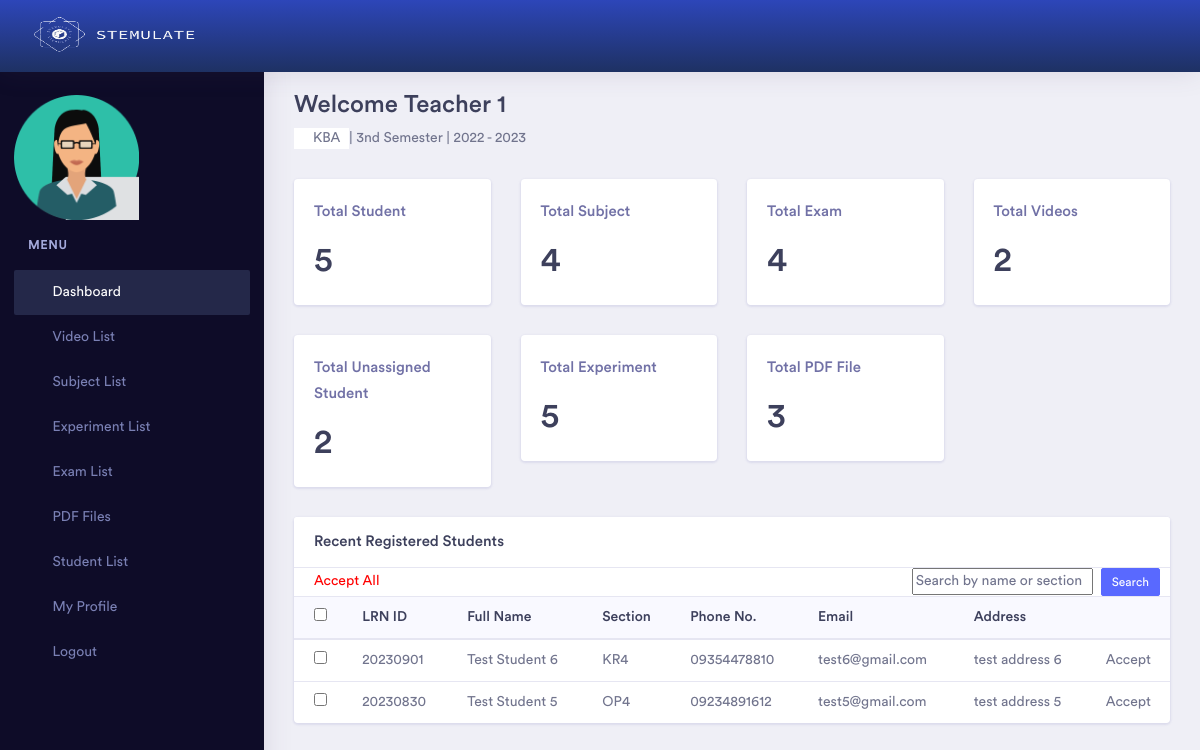
Screenshot of /admin/dashboard.php (signed in) with the database file from the repository.
### tables this page shows
CREATE TABLE `semester` (
  `id` int(11) NOT NULL,
  `name` varchar(255) NOT NULL,
  `status` int(11) NOT NULL,
  `admin_id` int(11) NOT NULL,
  `startDate` date DEFAULT NULL,
  `endDate` date DEFAULT NULL
);

CREATE TABLE `year` (
  `id` int(11) NOT NULL,
  `year` varchar(255) NOT NULL,
  `startDate` date NOT NULL,
  `endDate` date NOT NULL
);

CREATE TABLE `student` (
  `id` int(11) NOT NULL,
  `studentid` varchar(255) NOT NULL,
  `name` varchar(255) NOT NULL,
  `dept` varchar(255) NOT NULL,
  `phoneno` varchar(100) NOT NULL,
  `email` varchar(255) NOT NULL,
  `pass` varchar(255) NOT NULL,
  `address` varchar(255) NOT NULL,
  `status` int(11) NOT NULL,
  `designation` int(11) NOT NULL,
  `image` blob DEFAULT NULL,
  `conPerson` varchar(255) DEFAULT NULL,
  `conNumber` varchar(255) DEFAULT NULL,
  `conAddress` varchar(255) DEFAULT NULL,
  `conRelationship` varchar(255) DEFAULT NULL
);

### admin/dashboard.php (the view, shortened to what the rows shown need)
<?php
    if ($_SESSION['p'] != "") {
?>
<!doctype html>
<html lang="en">
<head>
    <?php include 'head.php'; ?>
</head>
<body>
    <div class="dashboard-main-wrapper">
        <div class="dashboard-wrapper">
            <div class="dashboard-ecommerce">
                <div class="container-fluid dashboard-content ">
                    <div class="row">
                        <div class="col-xl-12 col-lg-12 col-md-12 col-sm-12 col-12">
                            <div class="page-header">
                            <?php if ($_SESSION['u']==='superadmin') { ?>
                                <h2 class="pageheader-title">Welcome to Super Admin Dashboard </h2>
                            <?php } else { ?>
                                <h2 class="pageheader-title">Welcome <?php echo $_SESSION['n']; ?> </h2>
                                <div class="row">
                                <a style="cursor: pointer;" onclick="openPDF()"><div class="glowing-icon"><i class="fas fa-book mr-2"></i>KBA</div></a>  |
                                <?php
                                    include 'db.php';
                                    $currentDate = date('Y-m-d');
                                    $query = mysqli_query($link, "SELECT * FROM semester WHERE status = '1' AND '$currentDate' BETWEEN startDate AND endDate");
                                    while($data = mysqli_fetch_array($query)) {
                                        echo "$data[name]";
                                    }
                                ?> |
                                <?php
                                    include 'db.php';
                                    $currentDate = date('Y-m-d');
                                    $query = mysqli_query($link, "SELECT * FROM year WHERE '$currentDate' BETWEEN startDate AND endDate");
                                    while($data = mysqli_fetch_array($query)) {
                                        echo "$data[year]";
                                    }
                                ?>
                                <?php } ?>
                                </div>
                            </div>
                        </div>
                    </div>
                    <div class="ecommerce-widget">
                        <div class="row">
                            <div class="col-xl-3 col-lg-6 col-md-6 col-sm-12 col-12">
                                <div class="card">
                                    <div class="card-body">
                                        <div class="metric-value d-inline-block">
                                            <h1 class="mb-1">
                                                <?php
                                                    include 'db.php';
                                                    $sl = 0;
                                                    $query = mysqli_query($link, "select * from student where status = '1' and designation  = '$_SESSION[id]'");
                                                    while($data = mysqli_fetch_array($query)) {
                                                        $sl = $sl+1;
                                                    }
                                                    echo $sl;
                                                ?>
                                            </h1>
                                        </div>
                                    </div>
                                </div>
                            </div>
                            <div class="col-xl-3 col-lg-6 col-md-6 col-sm-12 col-12">
                                <div class="card">
                                    <div class="card-body">
                                        <div class="metric-value d-inline-block">
                                            <h1 class="mb-1">
                                                <?php
                                                    include 'db.php';
                                                    $sl = 0;
                                                    $query = mysqli_query($link, "select * from subject where status = '1' and admin_id = '$_SESSION[id]' ");
                                                    while($data = mysqli_fetch_array($query)) {
                                                        $sl = $sl+1;
                                                    }
                                                    echo $sl;
                                                ?>
                                            </h1>
                                        </div>
                                    </div>
                                </div>
                            </div>
                            <div class="col-xl-3 col-lg-6 col-md-6 col-sm-12 col-12">
                                <div class="card">
                                    <div class="card-body">
                                        <div class="metric-value d-inline-block">
                                            <h1 class="mb-1">
                                                <?php
                                                    include 'db.php';
                                                    $sl = 0;
                                                    $query = mysqli_query($link, "select * from exam where status = '1' and admin_id = '$_SESSION[id]'");
                                                    while($data = mysqli_fetch_array($query)) {
                                                        $sl = $sl+1;
                                                    }
                                                    echo $sl;
                                                ?>
                                            </h1>
                                        </div>
                                    </div>
                                </div>
                            </div>
                            <div class="col-xl-3 col-lg-6 col-md-6 col-sm-12 col-12">
                                <div class="card">
                                    <div class="card-body">
                                        <div class="metric-value d-inline-block">
                                            <h1 class="mb-1">
                                                <?php
                                                    include 'db.php';
                                                    $sl = 0;
                                                    $query = mysqli_query($link, "select * from vdo where status = '1' and admin_id = '$_SESSION[id]' ");
                                                    while($data = mysqli_fetch_array($query)) {
                                                        $sl = $sl+1;
                                                    }
                                                    echo $sl;
                                                ?>
                                            </h1>
                                        </div>
                                    </div>
                                </div>
                            </div>
                            <div class="col-xl-3 col-lg-6 col-md-6 col-sm-12 col-12">
                                <div class="card">
                                    <div class="card-body">
                                        <div class="metric-value d-inline-block">
                                            <h1 class="mb-1">
                                                <?php
                                                    include 'db.php';
                                                    $sl = 0;
                                                    $query = mysqli_query($link, "select * from student where status = '1' and designation = 0 ");
                                                    while($data = mysqli_fetch_array($query)) {
                                                        $sl = $sl+1;
                                                    }
                                                    echo $sl;
                                                ?>
                                            </h1>
                                        </div>
                                    </div>
                                </div>
                            </div>
                            <div class="col-xl-3 col-lg-6 col-md-6 col-sm-12 col-12">
                                <div class="card">
                                    <div class="card-body">
                                        <div class="metric-value d-inline-block">
                                            <h1 class="mb-1">
                                                <?php
                                                    include 'db.php';
                                                    $sl = 0;
                                                    $query = mysqli_query($link, "select * from experiment where status = '1' and admin_id = '$_SESSION[id]' ");
                                                    while($data = mysqli_fetch_array($query)) {
                                                        $sl = $sl+1;
                                                    }
                                                    echo $sl;
                                                ?>
                                            </h1>
                                        </div>
                                    </div>
                                </div>
                            </div>
                            <div class="col-xl-3 col-lg-6 col-md-6 col-sm-12 col-12">
                                <div class="card">
                                    <div class="card-body">
                                        <div class="metric-value d-inline-block">
                                            <h1 class="mb-1">
                                                <?php
                                                    include 'db.php';
                                                    $sl = 0;
                                                    $query = mysqli_query($link, "select * from pdf where status = '1' and admin_id = '$_SESSION[id]'");
                                                    while($data = mysqli_fetch_array($query)) {
                                                        $sl = $sl+1;
                                                    }
                                                    echo $sl;
                                                ?>
                                            </h1>
                                        </div>
                                    </div>
                                </div>
                            </div>
                        </div>
                        <div class="row">
                        <div class="col-xl-12 col-lg-12 col-md-6 col-sm-12 col-12">
                            <div class="card">
                                <div class="card-body p-0">
                                    <div class="table-responsive">
                                        <table class="table">
                                            <thead class="bg-light">
                                                <tr>
                                                    <th><input type="checkbox" id="selectAll"></th>
                                                    <th>LRN ID</th>
                                                    <th>Full Name</th>
                                                    <th>Section</th>
                                                    <th>Phone No.</th>
                                                    <th>Email</th>
                                                    <th>Address</th>
                                                    <th>&nbsp;</th>
                                                </tr>
                                            </thead>
                                            <tbody id="tableBody">
                                                <?php
                                                    include 'db.php';
                                                    $query = mysqli_query($link, "select * from student where designation = 0 and status = '1' order by id desc limit 10");
                                                    while($data = mysqli_fetch_array($query)) {
                                                ?>
                                                <tr>
                                                    <td><input type="checkbox" class="checkBox" style="padding-left: 10px;" value="<?php echo $data['id']; ?>"></td>
                                                    <td><?php echo $data['studentid']; ?></td>
                                                    <td><?php echo $data['name']; ?></td>
                                                    <td><?php echo $data['dept']; ?></td>
                                                    <td><?php echo $data['phoneno']; ?></td>
                                                    <td><?php echo $data['email']; ?></td>
                                                    <td><?php echo $data['address']; ?></td>
                                                    <td>
                                                        <a class="assignButton" href="#" data-studentid="<?php echo $data['id']; ?>" onclick="assignStudent(this); return false;">Accept</a>
                                                    </td>
                                                </tr>
                                                <?php } ?>
                                            </tbody>
                                        </table>
                                    </div>
                                </div>
                            </div>
                        </div>
                        </div>
                    </div>
                </div>
            </div>
        </div>
    </div>
</body>
</html>
<?php
} else {
    echo "<script>";
    echo "self.location='index.php?msg=<font color=red>Please Login First.</font>';";
    echo "</script>";
}
?>

### rows the page displays
semester: name "3nd Semester"
year: year "2022 - 2023"
student: studentid "20230901", name "Test Student 6", dept "KR4", phoneno "09354478810", email "test6@gmail.com", address "test address 6"
student: studentid "20230830", name "Test Student 5", dept "OP4", phoneno "09234891612", email "test5@gmail.com", address "test address 5"

### other values shown
$_SESSION['n'] "Teacher 1"
$sl "5"
$sl "4"
$sl "2"
$sl "3"
